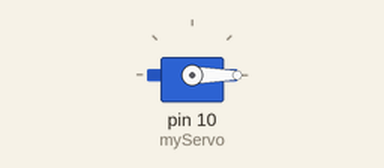
Simulated run of this sketch. Board: Arduino Uno, built with avr-gcc and run on an emulated ATmega328P. Parts: servo.

Above: at 0.05 s.
At 8.0 s:
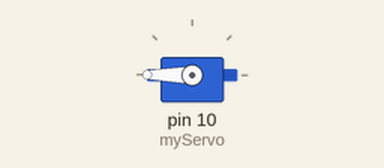
Timing chart, 0 to 10.4 s (numbered marks = the images above):
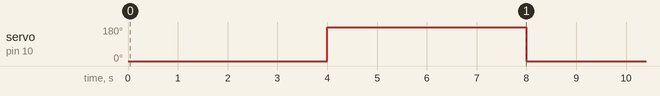

The sketch:

sketch_Grabber.ino
```cpp
#include <Servo.h>    // Use Servo library, included with IDE

Servo myServo;        // Create Servo object to control the servo

void setup() {
  myServo.attach(10);  // Servo is connected to digital pin 9

}

void loop() {
   myServo.write(0);   // Rotate Gribber up
  delay(4000);          // Wait 4 seconds
  myServo.write(180);   // Rotate Gribber down
  delay(4000);          // Wait 2 seconds


}
```

Measured:
- by itself, servo on pin 10 (myServo): alternates 180° for 4.0 s and 0° for 4.0 s
